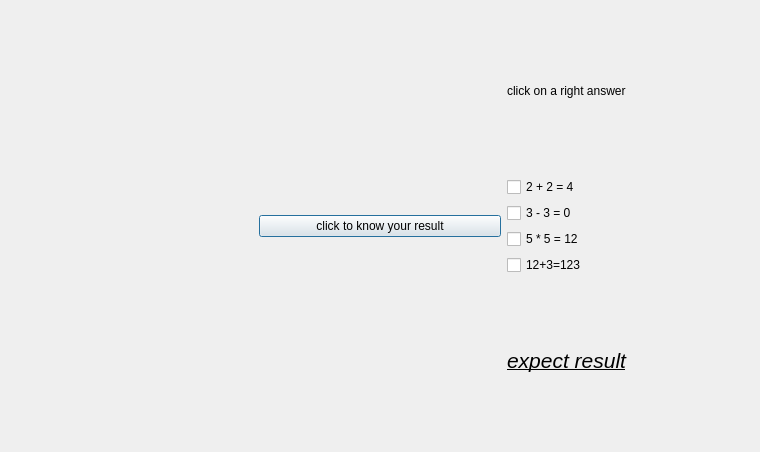
<?xml version="1.0" encoding="UTF-8"?>
<ui version="4.0">
 <class>Stepic</class>
 <widget class="QDialog" name="Stepic">
  <property name="geometry">
   <rect>
    <x>0</x>
    <y>0</y>
    <width>760</width>
    <height>452</height>
   </rect>
  </property>
  <property name="windowTitle">
   <string>Dialog</string>
  </property>
  <layout class="QHBoxLayout" name="horizontalLayout">
   <item>
    <widget class="QLabel" name="label">
     <property name="text">
      <string/>
     </property>
     <property name="pixmap">
      <pixmap>../../../../Изображения/QT.png</pixmap>
     </property>
    </widget>
   </item>
   <item>
    <widget class="QPushButton" name="pushButton">
     <property name="text">
      <string>click to know your result</string>
     </property>
    </widget>
   </item>
   <item>
    <layout class="QVBoxLayout" name="verticalLayout_2">
     <item>
      <widget class="QLabel" name="label_3">
       <property name="text">
        <string>click on a right answer</string>
       </property>
      </widget>
     </item>
     <item>
      <widget class="QCheckBox" name="que1">
       <property name="text">
        <string>2 + 2 = 4</string>
       </property>
      </widget>
     </item>
     <item>
      <widget class="QCheckBox" name="que2">
       <property name="text">
        <string>3 - 3 = 0</string>
       </property>
      </widget>
     </item>
     <item>
      <widget class="QCheckBox" name="que3">
       <property name="text">
        <string>5 * 5 = 12</string>
       </property>
      </widget>
     </item>
     <item>
      <widget class="QCheckBox" name="que4">
       <property name="text">
        <string>12+3=123</string>
       </property>
      </widget>
     </item>
     <item>
      <widget class="QLabel" name="result">
       <property name="text">
        <string>&lt;html&gt;&lt;head/&gt;&lt;body&gt;&lt;p&gt;&lt;span style=&quot; font-size:16pt; font-style:italic; text-decoration: underline;&quot;&gt;expect result&lt;/span&gt;&lt;/p&gt;&lt;/body&gt;&lt;/html&gt;</string>
       </property>
      </widget>
     </item>
    </layout>
   </item>
  </layout>
 </widget>
 <resources/>
 <connections/>
</ui>
